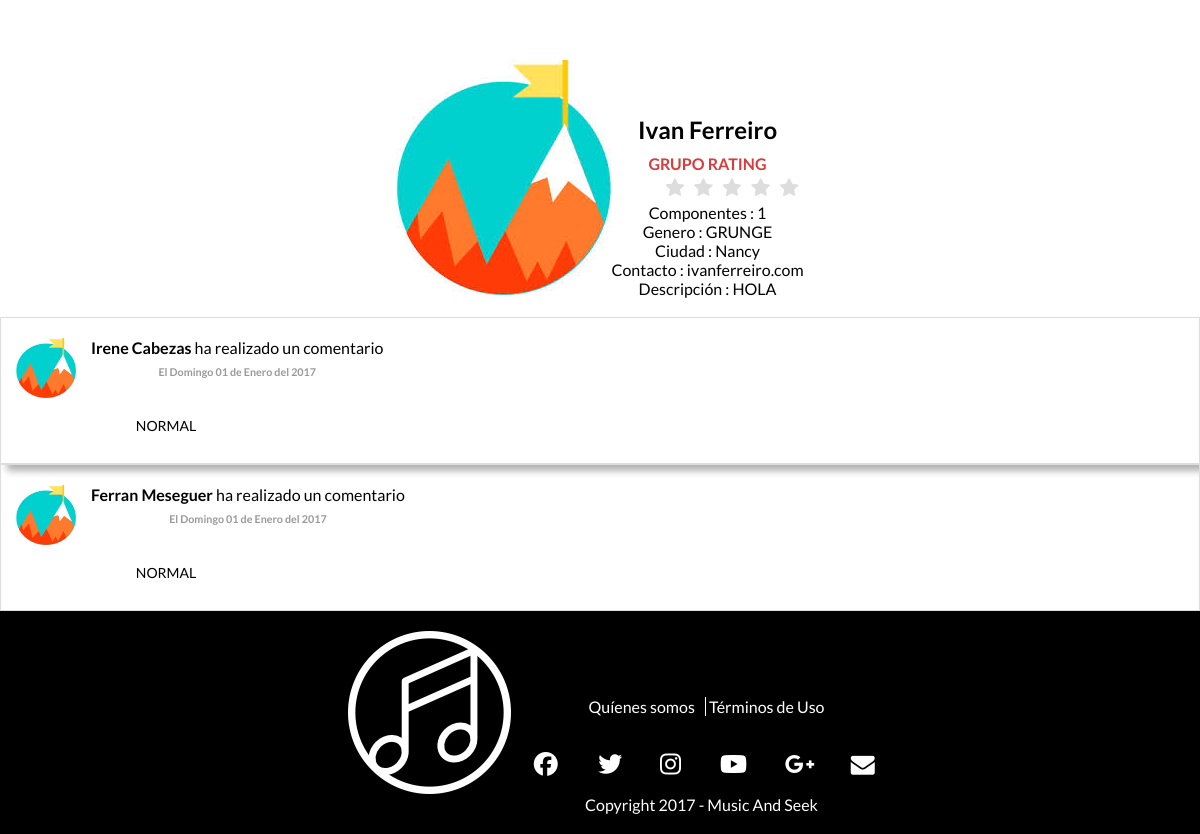
The app's page /InfoGrupo.php?nombre=Ivan+Ferreiro with its own data.
### tables this page shows
create table USUARIO( 
ID_USUARIO int(10) not null auto_increment,
TIPO_USUARIO char(10) not null,
NOMBRE char(20) not null,
APELLIDOS char(20),
UBICACION char(50),
EMAIL char(50) not null,
NUMERO_CONTACTO int(11),
 
IMAGEN char(50),
NOMBRE_LOCAL char(20),
NOMBRE_ARTISTICO char(20),
NUMERO_COMPONENTES int(5),
PASSWORD char(255) not null,
AFORO int(5),
WEB char(20),
ID_GENERO int(10),
ID_CIUDAD int(10),
PREGUNTA_SEGURIDAD char (255),
RESPUESTA_SEGURIDAD char (255),
DESCRIPCION char(255),
FECHA_ALTA DATETIME,
FECHA_BAJA DATETIME DEFAULT NULL,
primary key (ID_USUARIO, EMAIL)
);

create table GENERO(
ID_GENERO int(10) not null auto_increment,
NOMBRE char(20) not null,
primary key(ID_GENERO)
);

create table CIUDAD(
ID_CIUDAD int(10) not null auto_increment,
NOMBRE char(20) not null,
PAIS char(10) not null,
primary key(ID_CIUDAD)
);

create table VOTAR_COMENTAR(
ID_VOTO int(10) not null auto_increment primary key,
ID_FAN int(10) not null,
ID_VOTADO int(10) not null,
PUNTOS int(2) not null,
VOTO_CONCIERTO boolean not null,
COMENTARIO char(140),
FECHA datetime not null,
TIPO_VOTACION char(10) not null
);

### bbdd.php (called while the page is built, shortened)
<?php
function conectar() {
    $conexion = mysqli_connect('localhost', 'root', '', 'musicandseek')
            or die("Error conectando");
    return $conexion;
}
function getNombreFecha($fecha) {
    $dias = array("Domingo", "Lunes", "Martes", "Miercoles", "Jueves", "Viernes", "Sábado");
    $meses = array("Enero", "Febrero", "Marzo", "Abril", "Mayo", "Junio", "Julio", "Agosto", "Septiembre", "Octubre", "Noviembre", "Diciembre");
    $arrayFecha = explode("-", $fecha);
    $fecha = $dias[$arrayFecha[0]] . " " . $arrayFecha[1] . " de " . $meses[$arrayFecha[2] - 1] . " del " . $arrayFecha[3];
    return $fecha;
}
function getNombreCiudad($id_ciudad) {
    $conexion = conectar();
    $sql = "SELECT NOMBRE FROM CIUDAD WHERE ID_CIUDAD= $id_ciudad";
    $result = $conexion->query($sql);
    if ($result->num_rows > 0) {
        $row = $result->fetch_assoc();
        return $row['NOMBRE'];
    } else {
        return null;
    }
}
function getNombreGenero($id_genero) {
    $conexion = conectar();
    $sql = "SELECT NOMBRE FROM GENERO WHERE ID_GENERO = $id_genero";
    $result = $conexion->query($sql);
    if ($result->num_rows > 0) {
        $row = $result->fetch_assoc();
        return $row['NOMBRE'];
    } else {
        return null;
    }
}
function getInfoGrupoName($name) {
    $conexion = conectar();
    $sql = "SELECT * FROM USUARIO WHERE NOMBRE_ARTISTICO = '$name'";
    $result = $conexion->query($sql);
    if ($result->num_rows > 0) {
        $row = $result->fetch_assoc();
        return $row;
    } else {
        return null;
    }
}
function comentariosGrupo($id) {
    $conexion = conectar();
    $sql = "SELECT * FROM VOTAR_COMENTAR inner join USUARIO on VOTAR_COMENTAR.ID_FAN = USUARIO.ID_USUARIO WHERE ID_VOTADO = '$id' AND VOTO_CONCIERTO = 0;";
    $resultado = $conexion->query($sql);
    if ($resultado->num_rows > 0) {
        return $resultado;
    } else {
        echo mysqli_error($conexion);
        return false;
    }
}

### InfoGrupo.php (the view, shortened to what this page needs)
<!DOCTYPE html>
<html>
    <head>
        <link href="Estilos/Estilos.css" rel="stylesheet" type="text/css"/>
        <link href="Estilos/RegistrationForm.css" rel="stylesheet" type="text/css"/>
        <link href="Estilos/StarRating.css" rel="stylesheet" type="text/css"/>
        <link href="Estilos/Comments.css" rel="stylesheet" type="text/css"/>
    </head>
    <body>
        <div class="center" style="width: 100%; height: 500px">
            <?php
            require_once'bbdd.php';
            echo'<div class="center content">';
            echo'<div class="inline center">';
            echo'<img src="Imagenes/image.jpeg" alt=""/>';
            echo'</div>';
            echo '<div class="inline">';
            $resultado = getInfoGrupoName($_GET['nombre']);
            $puntuacion = votosGrupo($resultado['ID_USUARIO']);
            $comentarios = comentariosGrupo($resultado['ID_USUARIO']);
            echo '<h1>' . $resultado['NOMBRE_ARTISTICO'] . '</h1>';
            echo'<b style="color:#d83c3c">GRUPO RATING</b><i id="puntuacion" hidden>' . $puntuacion . '</i><br>';
            echo '<fieldset class="rating_fixed">
                        <input type="radio" id="star5" name="rating" value="5" /><label class = "full" for="star5" title="Fantástico - 5 stars"></label>
                        <input type="radio" id="star4half" name="rating" value="4 and a half" /><label class="half" for="star4half" title="Bastante bien - 4.5 stars"></label>
                        <input type="radio" id="star4" name="rating" value="4" /><label class = "full" for="star4" title="Bastante bien - 4 stars"></label>
                        <input type="radio" id="star3half" name="rating" value="3 and a half" /><label class="half" for="star3half" title="Meh - 3.5 stars"></label>
                        <input type="radio" id="star3" name="rating" value="3" /><label class = "full" for="star3" title="Meh - 3 stars"></label>
                        <input type="radio" id="star2half" name="rating" value="2 and a half" /><label class="half" for="star2half" title="No muy bueno - 2.5 stars"></label>
                        <input type="radio" id="star2" name="rating" value="2" /><label class = "full" for="star2" title=" - 2 stars"></label>
                        <input type="radio" id="star1half" name="rating" value="1 and a half" /><label class="half" for="star1half" title="Meh - 1.5 stars"></label>
                        <input type="radio" id="star1" name="rating" value="1" /><label class = "full" for="star1" title="Sucks big time - 1 star"></label>
                        <input type="radio" id="starhalf" name="rating" value="half" /><label class="half" for="starhalf" title="Sucks big time - 0.5 stars"></label>
                        </fieldset> ';
            echo '<div class="center">Componentes : ' . $resultado['NUMERO_COMPONENTES'] . '</div>';
            echo '<div class="center">Genero : ' . getNombreGenero(($resultado['ID_GENERO'])) . '</div>';
            echo '<div class="center">Ciudad : ' . getNombreCiudad($resultado['ID_CIUDAD']) . '</div>';
            if ($resultado['WEB'] != null) {
                echo '<div class="center">Contacto : ' . $resultado['WEB'] . '</div>';
            }
            if ($resultado['DESCRIPCION'] != null) {
                echo '<div class="center">Descripción : ' . $resultado['DESCRIPCION'] . '</div>';
            } echo '</div>';
            if ($comentarios != false) {
                echo '</br></br><div class=" center container">';
                while ($lista = $comentarios->fetch_assoc()) {
                    echo'<div class="row">
                    <div class="col-sm-8">
                    <div class="panel panel-white post panel-shadow">
                    <div class="post-heading">
                    <div class="pull-left image">
                        <img src="Imagenes/image.jpeg" class="img-circle avatar" alt="user profile image">
                    </div>
                    <div class="pull-left meta">
                    <div class="title h5">
                    <b>' . $lista['NOMBRE'] . ' ' . $lista['APELLIDOS'] . '</b>
                            ha realizado un comentario
                        </div>
                        <h6 class="text-muted time">El ' . getNombreFecha(date("w-d-m-Y", strtotime($lista['FECHA']))) . '</h6>
                    </div>
                </div>
                <div class="post-description">
                   <p> ' . $lista['COMENTARIO'] . '</p>
                    </div>
                </div>
            </div>
   ';
                }
            }
            ?>
            <div id="footer"></div>
    </body>
</html>

### Estilos/Estilos.css (style rules this page uses)
.inline { display: inline-block; }
.center { text-align: center; }
body { margin:0px; font-family: Lato; }
img { height: auto; text-align: center; }
.content { margin-top: 60px; margin-bottom: 60px; }

### Estilos/StarRating.css (style rules this page uses)
.rating_fixed { border: none; float: right; pointer-events:none; }
.rating_fixed > label:before { margin: 5px; font-size: 1.25em; font-family: FontAwesome; display: inline-block; content: "\f005"; }
.rating_fixed > label { color: #ddd; float: right; }
fieldset, label { margin: 0; padding: 0; }
body { margin: 20px; }
h1 { font-size: 1.5em; margin: 10px; }

### Estilos/Comments.css (style rules this page uses)
.panel-shadow { box-shadow: rgba(0, 0, 0, 0.3) 7px 7px 7px; }
.panel-white { border: 1px solid #dddddd; }
.post .post-heading { height: 30px; padding: 20px 15px; }
.post .post-heading .avatar { width: 60px; height: 60px; display: block; margin-right: 15px; }
.post .post-heading .meta .title { margin-bottom: 0; }
.post .post-heading .meta .time { margin-top: 8px; color: #999; }
.post .post-description { padding: 15px; max-width: 300px; }
.post .post-description p { font-size: 14px; }

### records on screen
usuario: NOMBRE_ARTISTICO "Ivan Ferreiro", NUMERO_COMPONENTES "1", ID_GENERO.NOMBRE "GRUNGE", ID_CIUDAD.NOMBRE "Nancy", WEB "ivanferreiro.com", DESCRIPCION "HOLA"
votar_comentar: usuario.NOMBRE "Irene", usuario.APELLIDOS "Cabezas", FECHA "Domingo 01 de Enero del 2017", COMENTARIO "NORMAL"
votar_comentar: usuario.NOMBRE "Ferran", usuario.APELLIDOS "Meseguer", FECHA "Domingo 01 de Enero del 2017", COMENTARIO "NORMAL"
